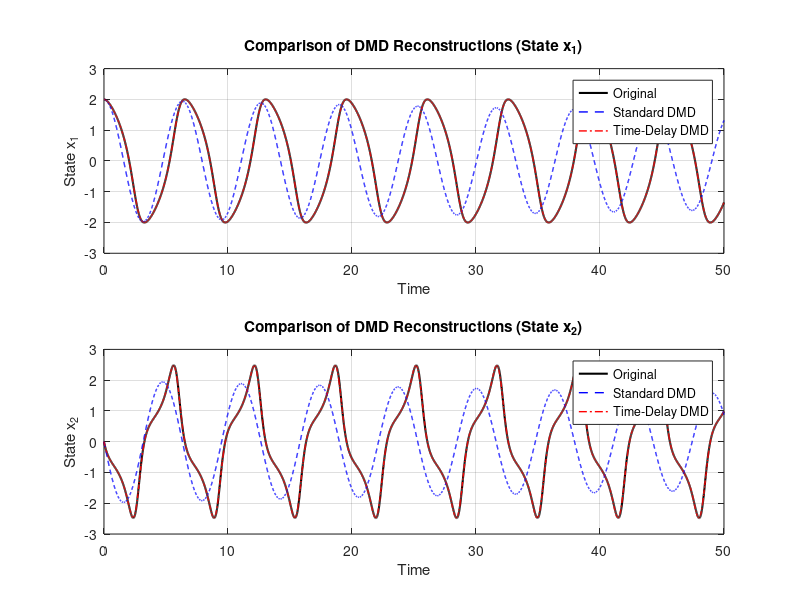
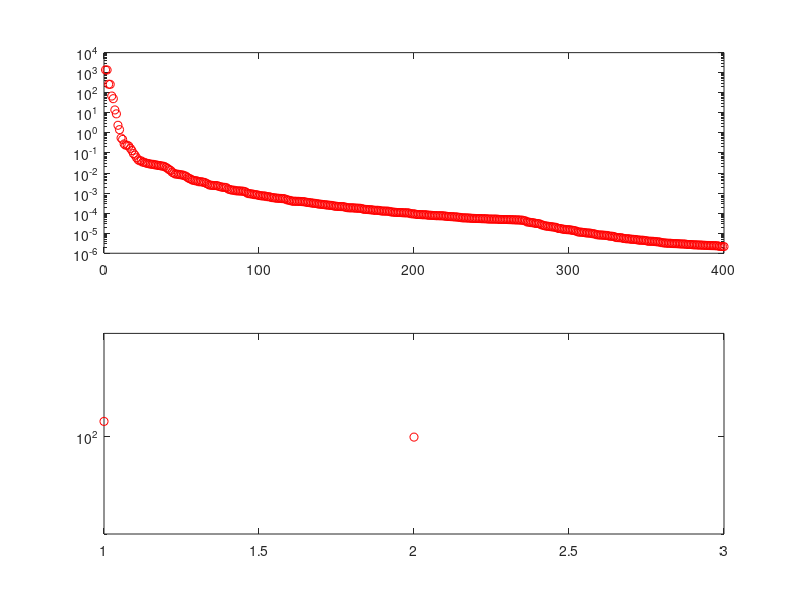

Recreate these plots in MATLAB, in order.

% %%%%%%%%% stolen from nat kutz




% Combined DMD and Time-Delay DMD Example on Van der Pol Oscillator



% Clear workspace and close figures
clear; close all; clc;
Position=[10 1000 800 800];

set(groot,'defaultfigureposition',Position)
plotfolder='Plots/DMD_NL/';

%% Generate Synthetic Data from Van der Pol Oscillator
% Parameters
mu = 0.8;

% Time vector
dt = 0.01;
t = 0:dt:50;

% Initial condition
x0 = [2; 0];

% Generate data using ODE45
[~, X] = ode45(@(t, x) [x(2); mu*(1 - x(1)^2)*x(2) - x(1)], t, x0);
X = X';  % Transpose to match dimensions

% Add small noise
noise_level = 0;
X_noisy = X + noise_level * randn(size(X));

%% Standard DMD
% Define snapshots
X1 = X_noisy(:, 1:end-1);
X2 = X_noisy(:, 2:end);

% Perform SVD
[U, Sigma, V] = svd(X1, 'econ');

% Truncate to rank-r
r_std = 2;  % Adjust rank as needed
U_r = U(:, 1:r_std);
Sigma_r = Sigma(1:r_std, 1:r_std);
V_r = V(:, 1:r_std);

% Compute A_tilde
A_tilde = U_r' * X2 * V_r / Sigma_r;

% Eigen decomposition
[W, D] = eig(A_tilde);
Phi_std = X2 * V_r / Sigma_r * W;

% Compute eigenvalues
lambda = diag(D);
omega = log(lambda)/dt;

% Compute mode amplitudes
b = Phi_std \ X_noisy(:,1);

% Reconstruct Dynamics
time_dynamics = zeros(r_std, length(t));
for k = 1:length(t)
    time_dynamics(:,k) = b .* exp(omega * t(k));
end
X_dmd_std = real(Phi_std * time_dynamics);

%% DMD with Time-Delay Embedding
% Embedding dimension (number of delays)
d = 200;  % Adjust as needed
n = size(X_noisy, 1);  % Number of state variables

% Construct time-delay embedded snapshots
m = size(X_noisy, 2) - d;  % Number of delay-embedded snapshots

% Initialize matrices
Z = zeros(n * d, m);
Z_prime = zeros(n * d, m);

for i = 1:m
    % Construct Z (delay-embedded snapshots)
    Z(:, i) = reshape(X_noisy(:, i:i+d-1), n*d, 1);
    % Construct Z_prime (shifted delay-embedded snapshots)
    Z_prime(:, i) = reshape(X_noisy(:, i+1:i+d), n*d, 1);
end

% Perform SVD on Z
[U_z, Sigma_z, V_z] = svd(Z, 'econ');

% Truncate to rank-r
r_td = d*2;  % Adjust rank as needed
U_r_z = U_z(:, 1:r_td);
Sigma_r_z = Sigma_z(1:r_td, 1:r_td);
V_r_z = V_z(:, 1:r_td);

% Compute A_tilde
A_tilde_z = U_r_z' * Z_prime * V_r_z / Sigma_r_z;

% Eigen decomposition
[W_z, D_z] = eig(A_tilde_z);
Phi_td = U_r_z * W_z;

% Continuous-time eigenvalues
lambda_z = diag(D_z);
omega_z = log(lambda_z)/dt;

% Compute mode amplitudes
x1_z = Z(:,1);  % Initial delay-embedded state
b_z = Phi_td \ x1_z;

% Reconstruct Dynamics
time_dynamics_z = zeros(r_td, m);
for i = 1:m
    time_dynamics_z(:, i) = b_z .* exp(omega_z * (i-1) * dt);
end

Z_dmd = real(Phi_td * time_dynamics_z);

% Extract the original state variables from the reconstructed Z_dmd
X_dmd_td = zeros(n, m + d - 1);
overlap_count = zeros(1, m + d - 1);

for i = 1:m
    % Extract the reconstructed delay-embedded vector
    z_temp = Z_dmd(:, i);
    % Reshape back to [n x d] matrix
    z_matrix = reshape(z_temp, n, d);
    % Sum overlapping predictions
    X_dmd_td(:, i:i+d-1) = X_dmd_td(:, i:i+d-1) + z_matrix;
    % Keep track of the number of overlaps
    overlap_count(i:i+d-1) = overlap_count(i:i+d-1) + 1;
end

% Average overlapping predictions
for i = 1:n
    X_dmd_td(i, :) = X_dmd_td(i, :) ./ overlap_count;
end

% Adjust time vector for reconstructed data
t_td = t(1:length(X_dmd_td));

%% Plot Results
figure;

% Plot State x_1
subplot(2,1,1);
plot(t, X(1,:), 'k-', 'LineWidth', 1.5); hold on;
plot(t, X_dmd_std(1,:), 'b--', 'LineWidth', 1);
plot(t_td, X_dmd_td(1,:), 'r-.', 'LineWidth', 1);
xlabel('Time');
ylabel('State x_1');
legend('Original', 'Standard DMD', 'Time-Delay DMD');
title('Comparison of DMD Reconstructions (State x_1)');
grid on;

% Plot State x_2
subplot(2,1,2);
plot(t, X(2,:), 'k-', 'LineWidth', 1.5); hold on;
plot(t, X_dmd_std(2,:), 'b--', 'LineWidth', 1);
plot(t_td, X_dmd_td(2,:), 'r-.', 'LineWidth', 1);
xlabel('Time');
ylabel('State x_2');
legend('Original', 'Standard DMD', 'Time-Delay DMD');
title('Comparison of DMD Reconstructions (State x_2)');
grid on;

%% Compute Reconstruction Errors
% Truncate data to common time range for error computation
min_length = min([length(X_dmd_std), length(X_dmd_td), size(X,2)]);
X_original = X(:, 1:min_length);
X_dmd_std_trunc = X_dmd_std(:, 1:min_length);
X_dmd_td_trunc = X_dmd_td(:, 1:min_length);

% Compute errors
error_std = norm(X_original - X_dmd_std_trunc, 'fro') / norm(X_original, 'fro');
error_td = norm(X_original - X_dmd_td_trunc, 'fro') / norm(X_original, 'fro');

% Display Errors
fprintf('Relative Reconstruction Error (Standard DMD): %.4f\n', error_std);
fprintf('Relative Reconstruction Error (Time-Delay DMD): %.4f\n', error_td);

% Plot SVD sigma

figure(2)
subplot(2,1,1)
% i prefer log instead of sum 
% plot(diag(Sigma_z)/sum(diag(Sigma_z)),'ro')
semilogy(diag(Sigma_z),'ro')

subplot(2,1,2)
% plot(diag(Sigma)/sum(diag(Sigma)),'ro')
semilogy(diag(Sigma),'ro')
% expand bottom ylim as the first one
ylim([90 1.1*max(diag(Sigma))])
xlim([1 3])